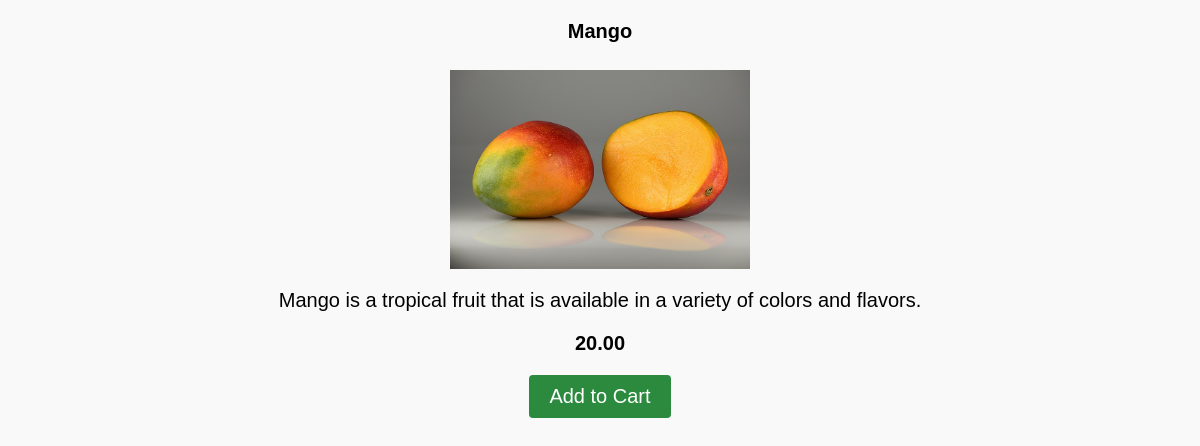
The app's page /inventory/products/1/, older data.
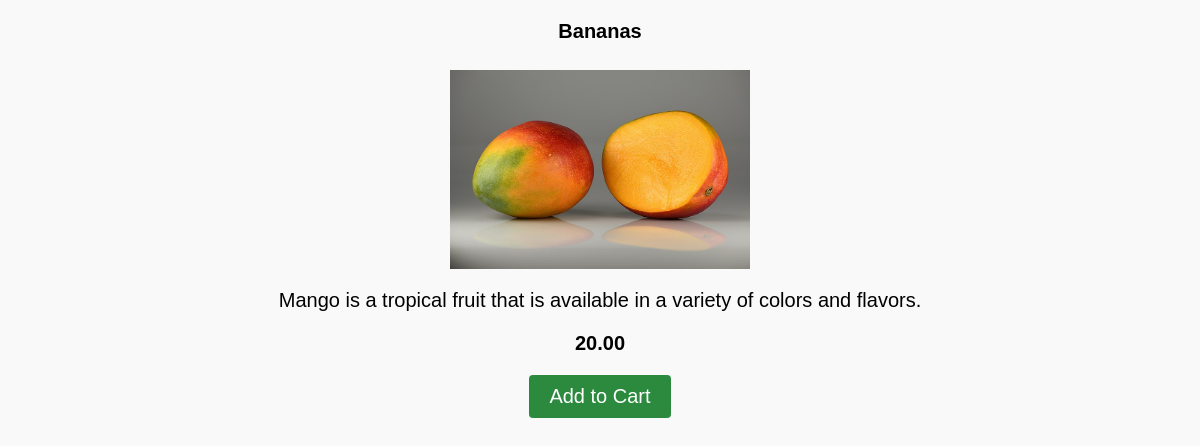
The same page, newer data.
### inventory/models.py (models this page shows)
class Product (models.Model):
    name = models.CharField(max_length=32)
    price = models.DecimalField(max_digits=8, decimal_places=2)
    description = models.TextField()
    image = models.ImageField()
    date_created = models.DateTimeField(auto_now_add = True)
    date_appdated = models.DateTimeField(auto_now = True)
    stock = models.PositiveIntegerField()
    Vendor = models.ForeignKey(Vendor, null=True, on_delete=models.CASCADE)

### inventory/views.py (the view)
# urls.py: path("products/<int:id>/", product_detail_view, name="product_detail_view"),
def product_detail_view(request,id):
    product = Product.objects.get(id = id)
    return render(request,"inventory/product_details.html",{"product":product})

### templates/inventory/product_details.html (shortened to what this page needs)
<!DOCTYPE html>
<html lang="en">
<head>
</head>
<body>
    <h4>{{ product.name }}</h4>
    <img src="{{ product.image.url }}" alt="{{ product.name }} Image">
    <p>{{ product.description }}</p>
    <span>{{ product.price }}</span>
    <a href="{% url 'cart_list_view' %}"><button>Add to Cart</button></a>
</body>
</html>

Row changes from the older to the newer data that the page shows:
changed Product "Mango is a tropical fruit that is available in a variety of colors and flavors.": name "Mango" → "Bananas"
